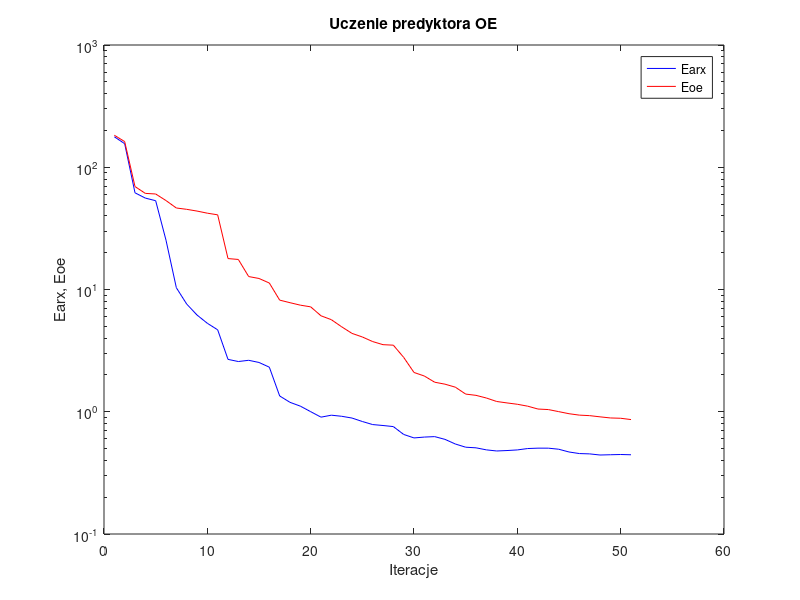
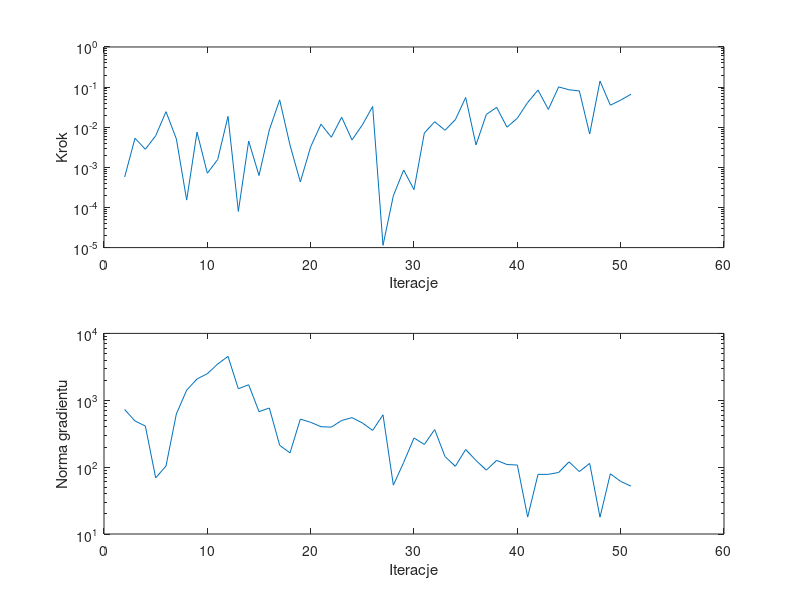

The MATLAB source for these figures, in order:
%uczenie predyktora oe
clear all;
n=0; farx(n+1)=1.775710e+002; foe(n+1)=1.827717e+002; wspucz(n+1)=0.000000e+000; ng(n+1)=0.000000e+000;
%odnowa zmiennej metryki
n=1; farx(n+1)=1.558581e+002; foe(n+1)=1.621904e+002; krok(n+1)=5.750926e-004; ng(n+1)=7.259774e+002;
n=2; farx(n+1)=6.179140e+001; foe(n+1)=6.952278e+001; krok(n+1)=5.320104e-003; ng(n+1)=4.899378e+002;
n=3; farx(n+1)=5.594643e+001; foe(n+1)=6.112104e+001; krok(n+1)=2.823736e-003; ng(n+1)=4.119786e+002;
n=4; farx(n+1)=5.324211e+001; foe(n+1)=6.044106e+001; krok(n+1)=6.118871e-003; ng(n+1)=6.907156e+001;
n=5; farx(n+1)=2.531153e+001; foe(n+1)=5.339747e+001; krok(n+1)=2.439969e-002; ng(n+1)=1.039452e+002;
n=6; farx(n+1)=1.034384e+001; foe(n+1)=4.642670e+001; krok(n+1)=5.139053e-003; ng(n+1)=6.223092e+002;
n=7; farx(n+1)=7.607637e+000; foe(n+1)=4.527423e+001; krok(n+1)=1.528930e-004; ng(n+1)=1.414456e+003;
n=8; farx(n+1)=6.185605e+000; foe(n+1)=4.381829e+001; krok(n+1)=7.558357e-003; ng(n+1)=2.080147e+003;
n=9; farx(n+1)=5.292347e+000; foe(n+1)=4.210298e+001; krok(n+1)=7.138862e-004; ng(n+1)=2.497246e+003;
n=10; farx(n+1)=4.680687e+000; foe(n+1)=4.081855e+001; krok(n+1)=1.561071e-003; ng(n+1)=3.479818e+003;
n=11; farx(n+1)=2.681826e+000; foe(n+1)=1.790594e+001; krok(n+1)=1.865725e-002; ng(n+1)=4.532458e+003;
n=12; farx(n+1)=2.575297e+000; foe(n+1)=1.761184e+001; krok(n+1)=7.980756e-005; ng(n+1)=1.484314e+003;
n=13; farx(n+1)=2.635797e+000; foe(n+1)=1.276196e+001; krok(n+1)=4.525276e-003; ng(n+1)=1.707125e+003;
n=14; farx(n+1)=2.530302e+000; foe(n+1)=1.230968e+001; krok(n+1)=6.254538e-004; ng(n+1)=6.751532e+002;
n=15; farx(n+1)=2.315232e+000; foe(n+1)=1.129638e+001; krok(n+1)=8.580693e-003; ng(n+1)=7.662446e+002;
n=16; farx(n+1)=1.346563e+000; foe(n+1)=8.187356e+000; krok(n+1)=4.799811e-002; ng(n+1)=2.120344e+002;
n=17; farx(n+1)=1.194126e+000; foe(n+1)=7.800069e+000; krok(n+1)=3.584297e-003; ng(n+1)=1.631875e+002;
n=18; farx(n+1)=1.111521e+000; foe(n+1)=7.446506e+000; krok(n+1)=4.325549e-004; ng(n+1)=5.223797e+002;
n=19; farx(n+1)=1.001743e+000; foe(n+1)=7.213599e+000; krok(n+1)=3.258189e-003; ng(n+1)=4.681148e+002;
n=20; farx(n+1)=9.032103e-001; foe(n+1)=6.094650e+000; krok(n+1)=1.189399e-002; ng(n+1)=4.022647e+002;
n=21; farx(n+1)=9.373309e-001; foe(n+1)=5.664741e+000; krok(n+1)=5.637357e-003; ng(n+1)=3.963792e+002;
n=22; farx(n+1)=9.182133e-001; foe(n+1)=4.952944e+000; krok(n+1)=1.776017e-002; ng(n+1)=4.989147e+002;
n=23; farx(n+1)=8.882761e-001; foe(n+1)=4.375190e+000; krok(n+1)=4.815473e-003; ng(n+1)=5.497802e+002;
n=24; farx(n+1)=8.322730e-001; foe(n+1)=4.090127e+000; krok(n+1)=1.142218e-002; ng(n+1)=4.581940e+002;
n=25; farx(n+1)=7.855273e-001; foe(n+1)=3.750940e+000; krok(n+1)=3.294851e-002; ng(n+1)=3.541773e+002;
%odnowa zmiennej metryki
n=26; farx(n+1)=7.717972e-001; foe(n+1)=3.537800e+000; krok(n+1)=1.138543e-005; ng(n+1)=6.063246e+002;
n=27; farx(n+1)=7.562570e-001; foe(n+1)=3.504488e+000; krok(n+1)=1.955288e-004; ng(n+1)=5.382261e+001;
n=28; farx(n+1)=6.522675e-001; foe(n+1)=2.785289e+000; krok(n+1)=8.566255e-004; ng(n+1)=1.174488e+002;
n=29; farx(n+1)=6.107517e-001; foe(n+1)=2.095777e+000; krok(n+1)=2.779644e-004; ng(n+1)=2.731566e+002;
n=30; farx(n+1)=6.207180e-001; foe(n+1)=1.960465e+000; krok(n+1)=7.163682e-003; ng(n+1)=2.184979e+002;
n=31; farx(n+1)=6.260704e-001; foe(n+1)=1.744394e+000; krok(n+1)=1.370601e-002; ng(n+1)=3.647474e+002;
n=32; farx(n+1)=5.944121e-001; foe(n+1)=1.681070e+000; krok(n+1)=8.402186e-003; ng(n+1)=1.439551e+002;
n=33; farx(n+1)=5.448072e-001; foe(n+1)=1.588906e+000; krok(n+1)=1.538463e-002; ng(n+1)=1.029699e+002;
n=34; farx(n+1)=5.128231e-001; foe(n+1)=1.394874e+000; krok(n+1)=5.514490e-002; ng(n+1)=1.833849e+002;
n=35; farx(n+1)=5.069553e-001; foe(n+1)=1.361983e+000; krok(n+1)=3.625910e-003; ng(n+1)=1.258704e+002;
n=36; farx(n+1)=4.878947e-001; foe(n+1)=1.295712e+000; krok(n+1)=2.079162e-002; ng(n+1)=9.018809e+001;
n=37; farx(n+1)=4.776725e-001; foe(n+1)=1.213422e+000; krok(n+1)=3.130011e-002; ng(n+1)=1.261977e+002;
n=38; farx(n+1)=4.816306e-001; foe(n+1)=1.180937e+000; krok(n+1)=1.000726e-002; ng(n+1)=1.093403e+002;
n=39; farx(n+1)=4.872616e-001; foe(n+1)=1.151395e+000; krok(n+1)=1.684199e-002; ng(n+1)=1.075356e+002;
n=40; farx(n+1)=5.001338e-001; foe(n+1)=1.110837e+000; krok(n+1)=4.134280e-002; ng(n+1)=1.792610e+001;
n=41; farx(n+1)=5.038348e-001; foe(n+1)=1.052389e+000; krok(n+1)=8.430727e-002; ng(n+1)=7.798609e+001;
n=42; farx(n+1)=5.036730e-001; foe(n+1)=1.042081e+000; krok(n+1)=2.780135e-002; ng(n+1)=7.796076e+001;
n=43; farx(n+1)=4.937311e-001; foe(n+1)=1.002416e+000; krok(n+1)=1.011873e-001; ng(n+1)=8.320853e+001;
n=44; farx(n+1)=4.687232e-001; foe(n+1)=9.637467e-001; krok(n+1)=8.569436e-002; ng(n+1)=1.198652e+002;
n=45; farx(n+1)=4.550351e-001; foe(n+1)=9.384853e-001; krok(n+1)=8.035594e-002; ng(n+1)=8.576907e+001;
n=46; farx(n+1)=4.522233e-001; foe(n+1)=9.293980e-001; krok(n+1)=6.776891e-003; ng(n+1)=1.137298e+002;
n=47; farx(n+1)=4.427312e-001; foe(n+1)=9.087194e-001; krok(n+1)=1.416892e-001; ng(n+1)=1.784841e+001;
n=48; farx(n+1)=4.449889e-001; foe(n+1)=8.898141e-001; krok(n+1)=3.542231e-002; ng(n+1)=7.955191e+001;
n=49; farx(n+1)=4.470049e-001; foe(n+1)=8.845949e-001; krok(n+1)=4.732423e-002; ng(n+1)=6.124550e+001;
n=50; farx(n+1)=4.447665e-001; foe(n+1)=8.631010e-001; krok(n+1)=6.640781e-002; ng(n+1)=5.192419e+001;

figure; semilogy(farx,'b'); hold on; semilogy(foe,'r'); xlabel('Iteracje'); ylabel('Earx, Eoe'); legend('Earx','Eoe'); title('Uczenie predyktora OE');
figure; subplot(2,1,1); semilogy(krok); xlabel('Iteracje'); ylabel('Krok');
subplot(2,1,2); semilogy(ng); xlabel('Iteracje'); ylabel('Norma gradientu');
Earx=farx(n+1)
Eoe=foe(n+1)
